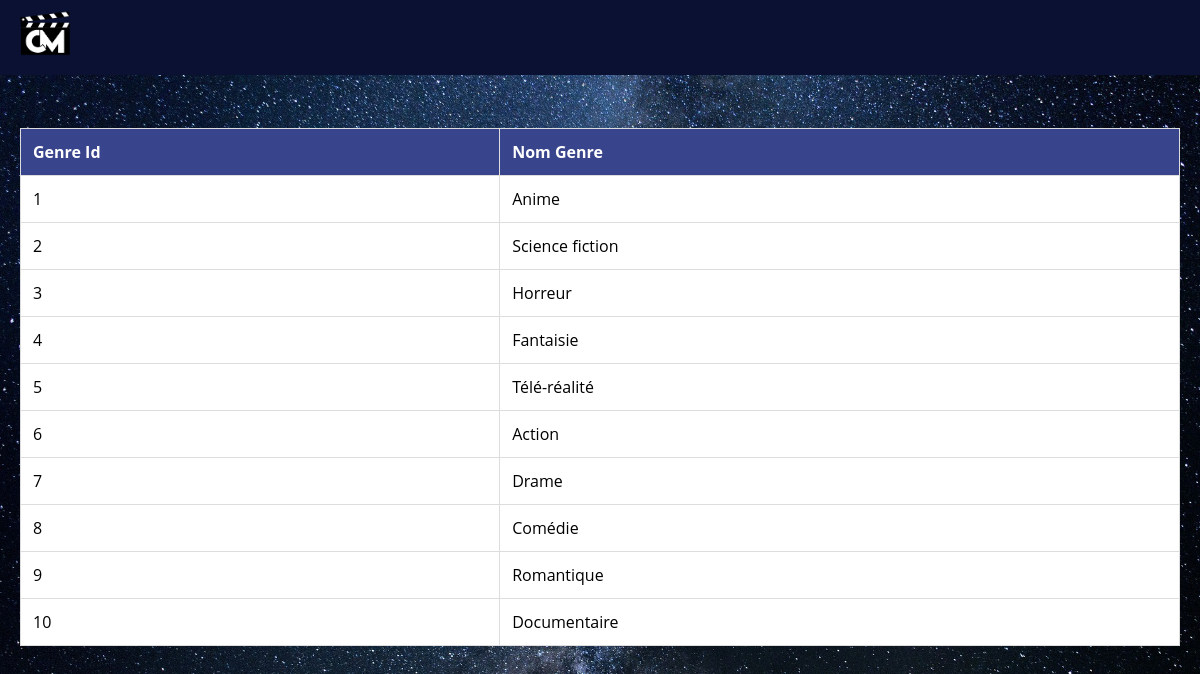
/admin_Genre, run on the app's committed database.
### tables this page shows
CREATE TABLE "Genre" (
	"idgenre"	INTEGER NOT NULL,
	"nomgenre"	VARCHAR NOT NULL,
	PRIMARY KEY("idgenre")
);

### project_db_flask.py (the view)
@app.route('/admin_Genre')
def Genre_de():
    Genre = db.allGenre()
    return render_template("liste_Genre.html", Genre=Genre)

### cinemunckdb.py (called while the page is built)
def allGenre():
    conn = sqlite3.connect('Cinemunck.db')
    cursor = conn.cursor()
    cursor.execute("SELECT * FROM Genre")
    rows = cursor.fetchall()
    conn.close()
    return rows

### templates/liste_Genre.html (shortened to what this page needs)
<!DOCTYPE html>
<html lang="en">
<head>
    <link rel="stylesheet" href="{{ url_for('static', filename='style_admin.css') }}">
</head>
<header>
    <div class="logo">
        <a href="{{ url_for('home') }}">
            <img src="{{ url_for('static', filename='CM_logo.png') }}" alt="Company Logo">
        </a>
    </div>
</header>
<br>
<br>
<br>
<br>
<body>
<table>
    <thead>
        <tr>
            <th>Genre Id</th>
            <th>Nom Genre</th>
        </tr>
    </thead>
    <tbody>
        {% for idgenre, nomgenre in Genre %}
            <tr>
                <td>{{idgenre}}</td>
                <td>{{nomgenre}}</td>
            </tr>
        {% endfor %}
    </tbody>
</table>

### static/style_admin.css (style rules this page uses)
body { font-family: 'Open Sans', sans-serif; background: url('/static/space.jpg') center center fixed; background-size: cover; margin: 0; padding: 20px; }
table { width: 100%; border-collapse: collapse; margin-top: 20px; background-color: #fff; }
th, td { border: 1px solid #dddddd; text-align: left; padding: 12px; background-color: #fff; }
th { background-color: #38448b; color: white; }
a { text-decoration: none; color: #ff6f61; border-bottom: 2px solid transparent; transition: border-bottom 0.3s ease; }
a { text-decoration: none; color: #ffffff; border-bottom: 2px solid transparent; transition: border-bottom 0.3s ease; }
header { background-color: #0b1133; display: flex; justify-content: space-between; padding: 10px 20px; align-items: center; position: fixed; top: 0; left: 0; right: 0; z-index: 1000; opacity: 0; animation: fadeIn 1s ease forwards; }
header .logo img { height: 50px; }

### data on the page
Genre: idgenre "1", nomgenre "Anime"
Genre: idgenre "2", nomgenre "Science fiction"
Genre: idgenre "3", nomgenre "Horreur"
Genre: idgenre "4", nomgenre "Fantaisie"
Genre: idgenre "5", nomgenre "Télé-réalité"
Genre: idgenre "6", nomgenre "Action"
Genre: idgenre "7", nomgenre "Drame"
Genre: idgenre "8", nomgenre "Comédie"
Genre: idgenre "9", nomgenre "Romantique"
Genre: idgenre "10", nomgenre "Documentaire"
